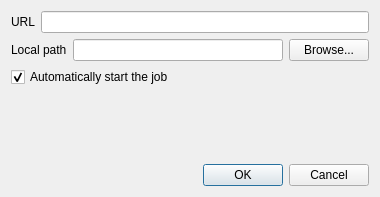
<ui version="4.0" >
 <class>JobAdderDialog</class>
 <widget class="QDialog" name="JobAdderDialog" >
  <property name="geometry" >
   <rect>
    <x>0</x>
    <y>0</y>
    <width>380</width>
    <height>197</height>
   </rect>
  </property>
  <property name="windowTitle" >
   <string>Add a job</string>
  </property>
  <layout class="QVBoxLayout" >
   <item>
    <layout class="QHBoxLayout" >
     <item>
      <widget class="QLabel" name="URLLabel_" >
       <property name="text" >
        <string>URL</string>
       </property>
      </widget>
     </item>
     <item>
      <widget class="QLineEdit" name="URL_" />
     </item>
    </layout>
   </item>
   <item>
    <layout class="QHBoxLayout" >
     <item>
      <widget class="QLabel" name="LocalLabel_" >
       <property name="text" >
        <string>Local path</string>
       </property>
      </widget>
     </item>
     <item>
      <widget class="QLineEdit" name="LocalName_" />
     </item>
     <item>
      <widget class="QPushButton" name="BrowseButton_" >
       <property name="text" >
        <string>Browse...</string>
       </property>
      </widget>
     </item>
    </layout>
   </item>
   <item>
    <widget class="QCheckBox" name="Autostart_" >
     <property name="text" >
      <string>Automatically start the job</string>
     </property>
     <property name="checked" >
      <bool>true</bool>
     </property>
    </widget>
   </item>
   <item>
    <spacer>
     <property name="orientation" >
      <enum>Qt::Vertical</enum>
     </property>
     <property name="sizeHint" >
      <size>
       <width>20</width>
       <height>40</height>
      </size>
     </property>
    </spacer>
   </item>
   <item>
    <widget class="QDialogButtonBox" name="buttonBox" >
     <property name="orientation" >
      <enum>Qt::Horizontal</enum>
     </property>
     <property name="standardButtons" >
      <set>QDialogButtonBox::Cancel|QDialogButtonBox::NoButton|QDialogButtonBox::Ok</set>
     </property>
    </widget>
   </item>
  </layout>
 </widget>
 <resources/>
 <connections>
  <connection>
   <sender>buttonBox</sender>
   <signal>accepted()</signal>
   <receiver>JobAdderDialog</receiver>
   <slot>accept()</slot>
   <hints>
    <hint type="sourcelabel" >
     <x>248</x>
     <y>254</y>
    </hint>
    <hint type="destinationlabel" >
     <x>157</x>
     <y>274</y>
    </hint>
   </hints>
  </connection>
  <connection>
   <sender>buttonBox</sender>
   <signal>rejected()</signal>
   <receiver>JobAdderDialog</receiver>
   <slot>reject()</slot>
   <hints>
    <hint type="sourcelabel" >
     <x>316</x>
     <y>260</y>
    </hint>
    <hint type="destinationlabel" >
     <x>286</x>
     <y>274</y>
    </hint>
   </hints>
  </connection>
 </connections>
</ui>
